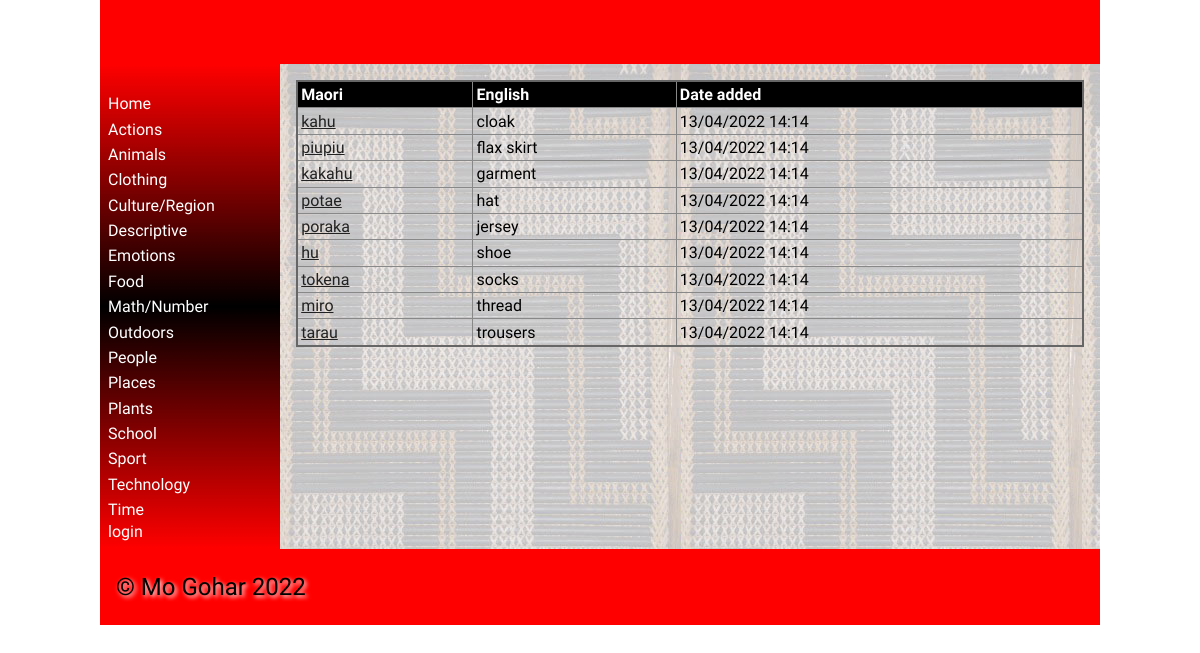
The page /category/3 on the database its author committed.
### tables this page shows
CREATE TABLE categories
(
	id integer
		constraint categories_pk
			primary key autoincrement,
	category_name integer
);

CREATE TABLE vocab
(
	id integer
		constraint vocab_pk
			primary key autoincrement,
	Maori varchar(30),
	English varchar(30),
	cat_id integer,
	definition varchar(30),
	level integer,
	image varchar(60),
	date datetime
);

### app.py (the view, shortened to what this page needs)
@app.route('/category/<cat_id>', methods=['GET', 'POST'])
def render_list(cat_id):
        return render_template('category.html', categories=categories(), vocab_list=vocab(), cat_id=int(cat_id)
                               , logged_in=is_logged_in(), teacher=is_teacher())

### app.py (called while the page is built)
def create_connection(db_file):
    try:
        connection = sqlite3.connect(db_file)
        return connection
    except Error as e:
        print(e)
    return None

def categories():
    query = "SELECT id, category_name FROM categories"
    con = create_connection(DATABASE)
    cur = con.cursor()
    cur.execute(query)
    category_list = cur.fetchall()
    con.close()
    return category_list

def vocab():
    query = "SELECT * FROM vocab"
    con = create_connection(DATABASE)
    cur = con.cursor()
    cur.execute(query)
    vocab_list = cur.fetchall()
    con.close()
    return vocab_list

def is_logged_in():
    if session.get("email") is None:
        print("not logged in")
        return False
    else:
        print("logged in")
        return True

def is_teacher():
    if session.get("isadmin"):
        print("teacher")
        return True
    else:
        print("student")
        return False

### templates/category.html (shortened to what this page needs)
{% extends "base.html" %}
{% block main %}
    <table>
        <tr>
            <th>Maori</th>
            <th>English</th>
            <th>Date added</th>
        </tr>
         <tbody>
            {% for vocab in vocab_list %}
                {% if vocab[3] == cat_id %}
                    <tr>
                        <td><a href="/word/{{ vocab[0] }}">{{ vocab[1] }}</td>
                        <td>{{ vocab[2] }}</td>
                        <td>{{ vocab[7] }}</td>
                    </tr>
                {% endif %}
            {% endfor %}
        </tbody>
    </table>
{% endblock %}

### templates/base.html (shortened to what this page needs)
<!doctype html>
<html lang="en">
<head>
	<link href="{{ url_for('static', filename='css/style.css') }}" rel="stylesheet">
</head>
<body>
	<div id="container">
		<header>
			<h1>{% block heading %}{% endblock %}</h1>
		</header>
		<nav>
			<ul>
				<li><a href="/">Home</a></li>
				<div class ="category">
					{% for category in categories %}
						<div class ="category-box">
							<li><a href="/category/{{ category[0] }}">{{ category[1] }}</a></li>
						</div>
					{% endfor %}
				</div>
				{% if logged_in %}
					<a href="/logout">logout</a>
				{% else %}
            		<a href="/login">login</a>
				{% endif %}
			</ul>
		</nav>
		<main>
            {% block main%}{% endblock %}
        </main>
		<footer>
			<p>
				&copy; Mo Gohar 2022
			</p>
		</footer>
	</div>
</body>
</html>

### static/css/style.css (style rules this page uses)
* { font-family: Comfortaa, sans-serif; margin: 0; padding: 0; box-sizing: border-box; }
#container { display: grid; grid-template-columns: 75px auto; grid-template-areas: 'nav header' 'main main' 'footer footer'; }
header { grid-area: header; background-color: #f00; padding: 1rem; }
nav { grid-area: nav; }
main { grid-area: main; padding: 1rem; background-color: #edd; }
h1, h2, h3, h4 { padding: 1rem 0; font-family: 'Suez One', serif; color: #000; text-shadow: 2px 2px 4px #fff; }
p { padding: 0.5rem 0; }
a { color: #222; }
table { width: 100%; border: 2px solid #666; border-collapse: collapse; }
th, td { border: 1px solid #888; padding: 0.2rem; text-align: left; }
th { background-color: #000; color: #fff; }
footer { grid-area: footer; padding: 1rem; background-color: #f00; }
footer p { color: #000; text-shadow: 2px 2px 4px #fff; font-size: 1.5rem; }
@media only screen and (min-width: 768px) { #container { grid-template-columns: 180px auto; grid-template-areas: 'header header' 'nav main' 'footer footer'; } }
@media only screen and (min-width: 768px) { nav { background: linear-gradient(180deg, rgba(255,0,0,1) 0%, rgba(0, 0, 0, 1) 50%, rgba(255,0,0,1) 100%); padding: 0.5rem; } }
@media only screen and (min-width: 768px) { nav ul { list-style: none; } }
@media only screen and (min-width: 768px) { nav li { padding: 0.2rem 0; } }
@media only screen and (min-width: 768px) { nav a { color: #fff; text-decoration: none; } }
@media only screen and (min-width: 768px) { main { background-image: url('/poutama.jpg'); } }
@media only screen and (min-width: 1000px) { #container { width: 1000px; margin: auto; } }

### rows shown on the page
categories: category_name "Actions"
categories: category_name "Animals"
categories: category_name "Clothing"
categories: category_name "Culture/Region"
categories: category_name "Descriptive"
categories: category_name "Emotions"
categories: category_name "Food"
categories: category_name "Math/Number"
categories: category_name "Outdoors"
categories: category_name "People"
categories: category_name "Places"
categories: category_name "Plants"
categories: category_name "School"
categories: category_name "Sport"
categories: category_name "Technology"
categories: category_name "Time"
vocab: Maori "kahu", English "cloak", date "13/04/2022 14:14"
vocab: Maori "piupiu", English "flax skirt", date "13/04/2022 14:14"
vocab: Maori "kakahu", English "garment", date "13/04/2022 14:14"
vocab: Maori "potae", English "hat", date "13/04/2022 14:14"
vocab: Maori "poraka", English "jersey", date "13/04/2022 14:14"
vocab: Maori "hu", English "shoe", date "13/04/2022 14:14"
vocab: Maori "tokena", English "socks", date "13/04/2022 14:14"
vocab: Maori "miro", English "thread", date "13/04/2022 14:14"
vocab: Maori "tarau", English "trousers", date "13/04/2022 14:14"
